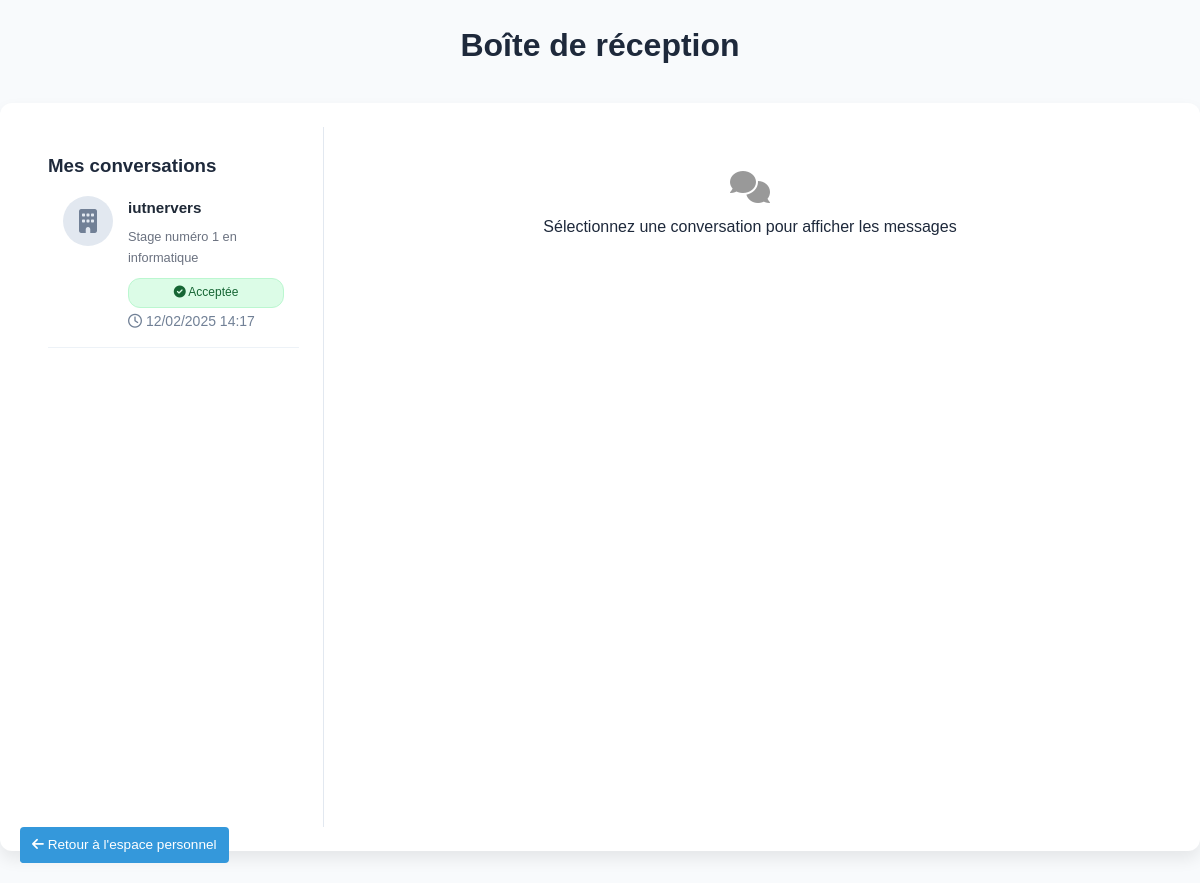
/app/message/inbox.php (signed in), run on an earlier commit of the app's database.
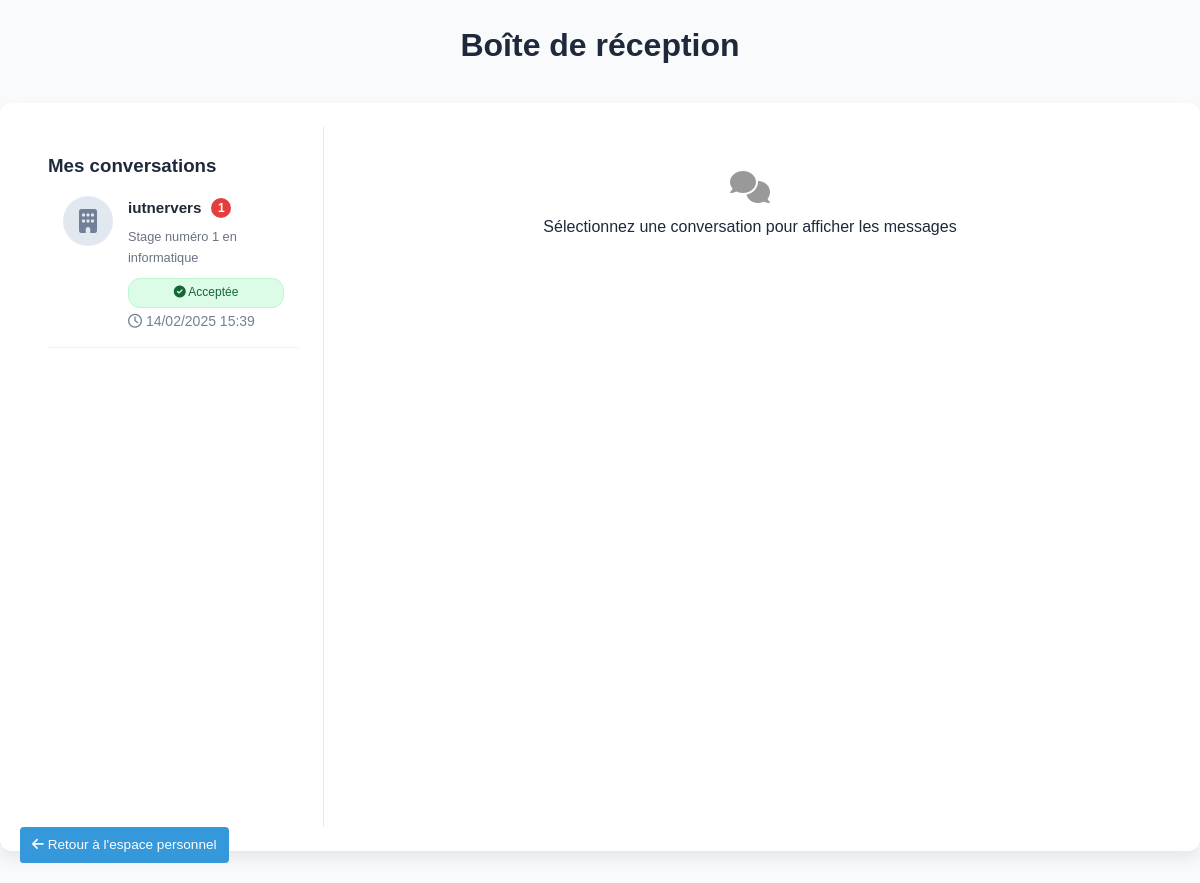
And on a later commit of the database.
### tables this page shows
CREATE TABLE `entreprises` (
  `id` int(11) NOT NULL,
  `siret` varchar(14) NOT NULL,
  `nom` varchar(100) NOT NULL,
  `adresse` varchar(255) DEFAULT NULL,
  `ville` varchar(100) DEFAULT NULL,
  `code_postal` varchar(10) DEFAULT NULL,
  `pays` varchar(100) DEFAULT NULL,
  `telephone` varchar(20) DEFAULT NULL,
  `site_web` varchar(255) DEFAULT NULL,
  `lieu` varchar(255) DEFAULT NULL,
  `tva_intracommunautaire` varchar(50) DEFAULT NULL,
  `secteur_activite` varchar(100) DEFAULT NULL,
  `description` text,
  `adresse_facturation` varchar(255) DEFAULT NULL,
  `logo` varchar(255) DEFAULT NULL,
  `nom_contact` varchar(100) DEFAULT NULL,
  `username` varchar(100) NOT NULL,
  `email` varchar(255) NOT NULL,
  `password` varchar(255) NOT NULL,
  `role` enum('etudiant','entreprise','admin') NOT NULL DEFAULT 'entreprise',
  `date_creation` timestamp NOT NULL DEFAULT CURRENT_TIMESTAMP,
  `icone` varchar(255) DEFAULT NULL,
  `valide` tinyint(1) DEFAULT '0'
);

### app/message/inbox.php (the view, shortened to what this page needs)
<?php
require_once $_SERVER['DOCUMENT_ROOT'] . '/Gestion_Stage/app/config/database.php';
$user_id = $_SESSION['user_id'];
$role = $_SESSION['role'];
$selected_entreprise_id = isset($_GET['entreprise_id']) ? intval($_GET['entreprise_id']) : null;
$selected_etudiant_id = isset($_GET['etudiant_id']) ? intval($_GET['etudiant_id']) : null;
if ($role === 'entreprise') {
    $etudiant_query = "SELECT DISTINCT e.*,
    CONCAT(e.nom, ' ', e.prenom) as nom_complet,
    MAX(m.date_envoi) as dernier_message,
    c.statut as statut_candidature,
    os.titre as titre_offre,
    MIN(m.conversation_id) as conversation_id,
    COUNT(DISTINCT CASE
        WHEN m.statut = 'non_lu'
        AND m.expediteur_id = CONCAT('E', e.id)
        AND m.destinataire_id = CONCAT('C', :user_id)
        THEN m.id
    END) as messages_non_lus
FROM etudiants e
INNER JOIN candidatures c ON e.id = c.etudiant_id
INNER JOIN offres_stages os ON c.offre_id = os.id
LEFT JOIN messages m ON (
    m.expediteur_id = CONCAT('E', e.id)
    AND m.destinataire_id = CONCAT('C', :user_id)
)
WHERE os.entreprise_id = :user_id
GROUP BY e.id";
    $etudiant_stmt = $pdo->prepare($etudiant_query);
    $etudiant_stmt->execute([':user_id' => $user_id]);
    $etudiants = $etudiant_stmt->fetchAll();
} else {
    $entreprise_query = "SELECT DISTINCT e.*,
    MAX(m.date_envoi) as dernier_message,
    c.statut as statut_candidature,
    os.titre as titre_offre,
    COUNT(DISTINCT CASE
        WHEN m.statut = 'non_lu'
        AND m.expediteur_id = CONCAT('C', e.id)
        AND m.destinataire_id = CONCAT('E', :user_id)
        THEN m.id
    END) as messages_non_lus
FROM entreprises e
LEFT JOIN offres_stages os ON e.id = os.entreprise_id
LEFT JOIN candidatures c ON os.id = c.offre_id AND c.etudiant_id = :user_id
LEFT JOIN messages m ON (
    m.expediteur_id = CONCAT('C', e.id)
    AND m.destinataire_id = CONCAT('E', :user_id)
)
WHERE
    (c.statut = 'acceptee' OR m.id IS NOT NULL)
    AND e.id IN (
        SELECT DISTINCT entreprise_id
        FROM offres_stages
        WHERE id IN (
            SELECT offre_id
            FROM candidatures
            WHERE etudiant_id = :user_id
        )
    )
GROUP BY e.id";
    $entreprise_stmt = $pdo->prepare($entreprise_query);
    $entreprise_stmt->execute([':user_id' => $user_id]);
    $entreprises = $entreprise_stmt->fetchAll();
}
$messages = [];
?>
<!DOCTYPE html>
<html lang="fr">
<head>
    <link rel="stylesheet" href="/Gestion_Stage/public/assets/css/style_message.css">
    <link rel="stylesheet" href="https://cdnjs.cloudflare.com/ajax/libs/font-awesome/6.0.0/css/all.min.css"
 />
    <h1>Boîte de réception</h1>
</head>
<body>
    <div class="container inbox-container">
        <div class="conversation-list">
    <?php if ($role === 'entreprise'): ?>
        <h3>Conversations avec les candidats</h3>
        <ul class="conversations">
            <?php foreach ($etudiants as $etudiant): ?>
                <li class="conversation-item <?php echo $selected_etudiant_id == $etudiant['id'] ? 'active' : ''; ?>">
                    <a href="?etudiant_id=<?php echo $etudiant['id']; ?>">
                        <div class="avatar">
                            <i class="fas fa-user-graduate"></i>
                        </div>
                        <div class="info">
                            <span class="name">
                                <?php echo htmlspecialchars($etudiant['nom_complet']); ?>
                                <?php if ($etudiant['messages_non_lus'] > 0): ?>
                                    <span class="notification-badge">
                                        <?php echo $etudiant['messages_non_lus'] > 9 ? '9+' : $etudiant['messages_non_lus']; ?>
                                    </span>
                                <?php endif; ?>
                            </span>
                            <span class="offer-title"><?php echo htmlspecialchars($etudiant['titre_offre']); ?></span>
                            <span class="status <?php echo strtolower($etudiant['statut_candidature']); ?>">
                                <?php
                                $statut = strtolower($etudiant['statut_candidature']);
                                switch($statut) {
                                    case 'acceptee':
                                        echo '<i class="fas fa-check-circle"></i> Acceptée';
                                        break;
                                    case 'en_attente':
                                        echo '<i class="fas fa-clock"></i> En attente';
                                        break;
                                    case 'refusee':
                                        echo '<i class="fas fa-times-circle"></i> Refusée';
                                        break;
                                    default:
                                        echo ucfirst($statut);
                                }
                                ?>
                            </span>
                            <?php if ($etudiant['dernier_message']): ?>
                                <span class="last-message">
                                    <i class="far fa-clock"></i>
                                    <?php echo date('d/m/Y H:i', strtotime($etudiant['dernier_message'])); ?>
                                </span>
                            <?php endif; ?>
                        </div>
                    </a>
                </li>
            <?php endforeach; ?>
        </ul>
    <?php else: ?>
        <?php if ($role === 'etudiant'): ?>
            <h3>Mes conversations</h3>
            <ul class="conversations">
                <?php if (empty($entreprises)): ?>
                    <li class="empty-conversations">
                        <i class="fas fa-info-circle"></i>
                        Aucune conversation disponible
                    </li>
                <?php else: ?>
                    <?php foreach ($entreprises as $entreprise): ?>
                        <li class="conversation-item <?php echo $selected_entreprise_id == $entreprise['id'] ? 'active' : ''; ?>">
                            <a href="?entreprise_id=<?php echo $entreprise['id']; ?>">
                                <div class="avatar">
                                    <?php if ($entreprise['logo']): ?>
                                        <img src="/Gestion_Stage/public/uploads/logos/<?php echo htmlspecialchars($entreprise['logo']); ?>"
                                             alt="Logo <?php echo htmlspecialchars($entreprise['nom']); ?>">
                                    <?php else: ?>
                                        <i class="fas fa-building"></i>
                                    <?php endif; ?>
                                </div>
                                <div class="info">
                                    <span class="name">
<?php echo htmlspecialchars($entreprise['nom']); ?>
                                        <?php if ($entreprise['messages_non_lus'] > 0): ?>
                                            <span class="notification-badge">
                                                <?php echo $entreprise['messages_non_lus'] > 9 ? '9+' : $entreprise['messages_non_lus']; ?>
                                            </span>
                                        <?php endif; ?>
</span>
                                    <?php if ($entreprise['titre_offre']): ?>
                                        <span class="offer-title"><?php echo htmlspecialchars($entreprise['titre_offre']); ?></span>
                                    <?php endif; ?>
                                    <?php if ($entreprise['statut_candidature']): ?>
                                        <span class="status <?php echo strtolower($entreprise['statut_candidature']); ?>">
                                            <?php
                                            $statut = strtolower($entreprise['statut_candidature']);
                                            switch($statut) {
                                                case 'acceptee':
                                                    echo '<i class="fas fa-check-circle"></i> Acceptée';
                                                    break;
                                            }
                                            ?>
                                        </span>
                                    <?php endif; ?>
                                    <?php if ($entreprise['dernier_message']): ?>
                                        <span class="last-message">
                                            <i class="far fa-clock"></i>
                                            <?php echo date('d/m/Y H:i', strtotime($entreprise['dernier_message'])); ?>
                                        </span>
                                    <?php endif; ?>
                                </div>
                            </a>
                        </li>
                    <?php endforeach; ?>
                <?php endif; ?>
            </ul>
        <?php endif; ?>
    <?php endif; ?>
</div>
        <div class="message-content" id="messageContent">
    <?php if ($role === 'etudiant' && !$selected_entreprise_id): ?>
        <p class="empty-message"><i class="fas fa-comments"></i> Sélectionnez une conversation pour afficher les messages</p>
    <?php elseif ($role === 'entreprise' && !$selected_etudiant_id): ?>
        <p class="empty-message"><i class="fas fa-comments"></i> Sélectionnez un étudiant pour afficher les messages</p>
    <?php elseif (empty($messages)): ?>
        <p class="empty-message"><i class="fas fa-envelope-open"></i> Aucun message dans cette conversation</p>
    <?php endif; ?>
</div>
    </div>
    <p class="index-button"><a class="index-button" href="/Gestion_Stage/app/views/home.php"><i class="fas fa-arrow-left"></i> Retour à l'espace personnel</a></p>
</body>
</html>

### public/assets/css/style_message.css (style rules this page uses)
:root { --primary-color: #2563eb; --secondary-color: #1e40af; --bg-color: #f8fafc; --text-color: #1e293b; --border-color: #e2e8f0; --hover-bg: #f1f5f9; --shadow: 0 4px 6px -1px rgba(0, 0, 0, 0.1); --radius: 12px; --message-sent: #e0f2fe; --message-received: #ffffff; --transition-duration: 0.2s; --font-family: 'Nunito', sans-serif; --sidebar-width: 300px; --reply-box-height: 4rem; }
* { margin: 0; padding: 0; box-sizing: border-box; }
h1 { text-align: center; margin-top: 20px; }
body { font-family: var(--font-family); background-color: var(--bg-color); color: var(--text-color); line-height: 1.6; min-height: 100vh; overflow: hidden; }
.inbox-container { max-width: 1200px; margin: 2rem auto; padding: 1.5rem; display: flex; background: white; border-radius: var(--radius); box-shadow: 0 8px 16px rgba(0, 0, 0, 0.08); min-height: 70vh; height: auto; position: relative; }
.conversation-list { width: var(--sidebar-width); border-right: 1px solid var(--border-color); padding: 1.5rem; overflow-y: auto; height: 700px; }
.message-content { display: flex; flex-direction: column; flex: 1; padding: 1.5rem; overflow: hidden; position: relative; height: auto; max-height: 660px; }
.message-content p { line-height: 1.7; font-size: 1rem; color: var(--text-color); word-wrap: break-word; }
.empty-message { text-align: center; padding: 20px; color: #666; font-size: 1.1em; }
.empty-message i { display: block; font-size: 2em; margin-bottom: 10px; color: #999; }
.conversations { list-style: none; padding: 0; margin: 0; }
.conversation-item { border-bottom: 1px solid #edf2f7; transition: background-color var(--transition-duration) ease; }
.conversation-item a { display: flex; padding: 15px; text-decoration: none; color: #2d3748; transition: background-color var(--transition-duration) ease; }
.avatar { width: 50px; height: 50px; border-radius: 50%; margin-right: 15px; background-color: #e2e8f0; display: flex; align-items: center; justify-content: center; overflow: hidden; }
.avatar i { font-size: 24px; color: #718096; }
.info { flex: 1; }
.name { display: block; font-weight: 600; margin-bottom: 5px; }
.last-message { font-size: 0.875rem; color: #718096; }
.status { display: inline-block; padding: 4px 8px; border-radius: 12px; font-size: 0.75rem; font-weight: 500; margin-top: 6px; text-transform: capitalize; }
.status.acceptee { text-align: center; background-color: #dcfce7; color: #166534; border: 1px solid #bbf7d0; }
.conversation-item .info { display: flex; flex-direction: column; gap: 2px; }
.conversation-item .name { font-size: 0.95rem; font-weight: 600; color: #1f2937; }
.conversation-item .offer-title { font-size: 0.8rem; color: #6b7280; margin-bottom: 2px; }
.index-button { position: fixed; bottom: 20px; left: 20px; background: #3498db; color: white; padding: 7px 12px; border-radius: 4px; text-decoration: none; font-size: 0.85rem; z-index: 1001; width: auto; display: inline-block; transition: all 0.3s ease; }
.notification-badge { background-color: #e53e3e; color: white; border-radius: 50%; padding: 2px 6px; font-size: 0.75rem; margin-left: 5px; font-weight: bold; display: inline-flex; align-items: center; justify-content: center; min-width: 20px; height: 20px; }
.name { display: flex; align-items: center; gap: 5px; }

What changed in the data, as far as the page shows it:
changed entreprises "iutnervers": messages_non_lus (not shown) → "1"; dernier_message "12/02/2025 14:17" → "14/02/2025 15:39"
